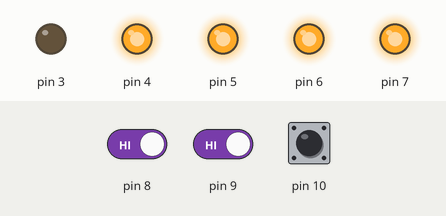
The sketch below on a simulated Arduino Uno, built with avr-gcc and run on an emulated ATmega328P. On the bench: output pins drawn as LEDs (lit = HIGH). The test bench sets the inputs (shaded band); at power-on: pin 8 HIGH, pin 9 HIGH, pin 10 HIGH.

Above: at 1.2 s.
1.3 s: pin 8 driven LOW
At 1.8 s:
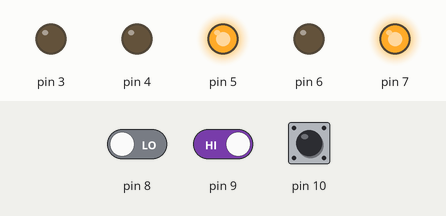
2.8 s: pin 8 driven HIGH
At 4.0 s:
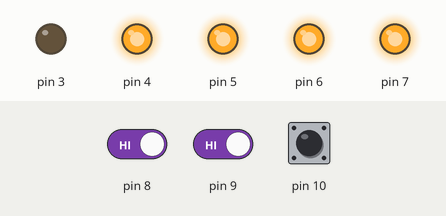
4.3 s: pin 9 driven LOW
At 5.2 s:
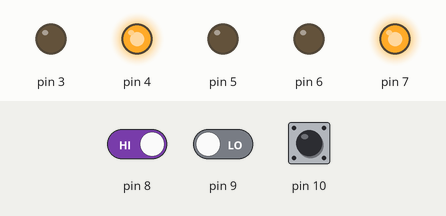
5.8 s: pin 9 driven HIGH
At 6.4 s:
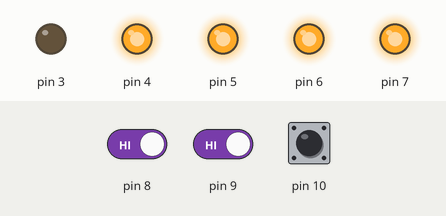
Timing chart, 0 to 8.3 s (numbered marks = the images above; inputs shaded):
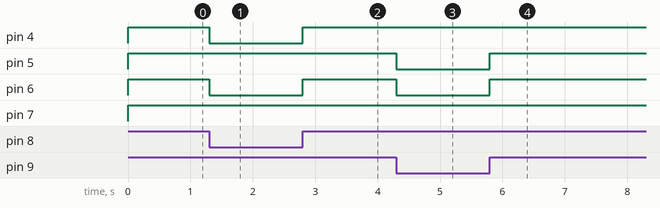

Measured:
- after the input at 1.3 s, pin 4, pin 6: HIGH → LOW at once
- after the input at 2.8 s, pin 4, pin 6: LOW → HIGH at once
- after the input at 4.3 s, pin 5, pin 6: HIGH → LOW at once
- after the input at 5.8 s, pin 5, pin 6: LOW → HIGH at once

The sketch:

LINE9.ino
```cpp
//float t;
//int d;
void setup() {
  // put your setup code here, to run once:
//pinMode(12,OUTPUT); //trig
//pinMode(11,INPUT); //echo
pinMode(7,OUTPUT);
pinMode(6,OUTPUT);
pinMode(5,OUTPUT);
pinMode(4,OUTPUT);
pinMode(3,OUTPUT);
pinMode(9,INPUT);
pinMode(10,INPUT);
pinMode(8,INPUT);
//Serial.begin(9600);
}

void loop() {
  //-----------------------------
//digitalWrite(12,LOW);
//delayMicroseconds(12);
//digitalWrite(12,HIGH);
//delayMicroseconds(12);
//digitalWrite(12,LOW);
//t = pulseIn(11,HIGH);
//d = (t*.0343)/2;
//Serial.println(d);
//if (d <= 20)
//{
//digitalWrite(3,HIGH);
////digitalWrite(2,LOW);

//}
//else
//{
//digitalWrite(3,LOW);
////digitalWrite(2,LOW);

//}

  //-----------------------------
  // put your main code here, to run repeatedly:

if(digitalRead(10)==LOW && digitalRead(9)==LOW && digitalRead(8)==LOW) //frwd
{ //done
digitalWrite(7,HIGH);
digitalWrite(6,LOW);
digitalWrite(5,LOW);
digitalWrite(4,HIGH);
//delay(700);
}
if(digitalRead(10)==LOW && digitalRead(9)==LOW && digitalRead(8)==HIGH) //left turn
{
digitalWrite(7,HIGH);
digitalWrite(6,LOW);
digitalWrite(5,HIGH);
digitalWrite(4,LOW);
//delay(700);
}
if(digitalRead(10)==LOW && digitalRead(9)==HIGH && digitalRead(8)==LOW) //left turn
{
digitalWrite(7,HIGH);
digitalWrite(6,LOW);
digitalWrite(5,HIGH);
digitalWrite(4,LOW);
//delay(700);
}
if(digitalRead(10)==LOW && digitalRead(9)==HIGH && digitalRead(8)==HIGH) //left turn
{
digitalWrite(7,HIGH);
digitalWrite(6,LOW);
digitalWrite(5,HIGH);
digitalWrite(4,LOW);
//delay(700);
}
//**************************
if(digitalRead(10)==HIGH && digitalRead(9)==LOW && digitalRead(8)==LOW) //left turn
{
digitalWrite(7,HIGH);
digitalWrite(6,LOW);
digitalWrite(5,HIGH);
digitalWrite(4,LOW);
//delay(700);
}
if(digitalRead(10)==HIGH && digitalRead(9)==LOW && digitalRead(8)==HIGH) //left turn
{ //done
digitalWrite(7,HIGH);
digitalWrite(6,LOW);
digitalWrite(5,LOW);
digitalWrite(4,HIGH);
//delay(700);
}
if(digitalRead(10)==HIGH && digitalRead(9)==HIGH && digitalRead(8)==LOW) //left turn
{
digitalWrite(7,HIGH);
digitalWrite(6,LOW);
digitalWrite(5,HIGH);
digitalWrite(4,LOW);
//delay(700);
}
if(digitalRead(10)==HIGH && digitalRead(9)==HIGH && digitalRead(8)==HIGH) //left turn
{
digitalWrite(7,HIGH);
digitalWrite(6,HIGH);
digitalWrite(5,HIGH);
digitalWrite(4,HIGH);
//delay(700);
}
}
```
